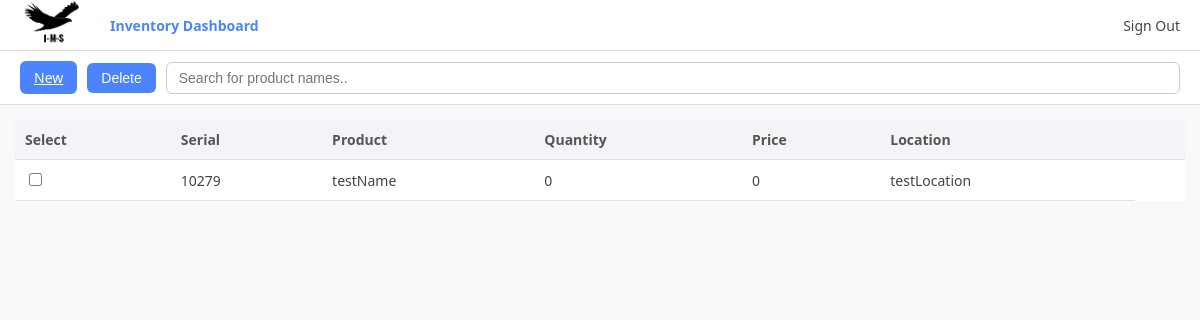
/userHome, run on an earlier commit of the app's database.
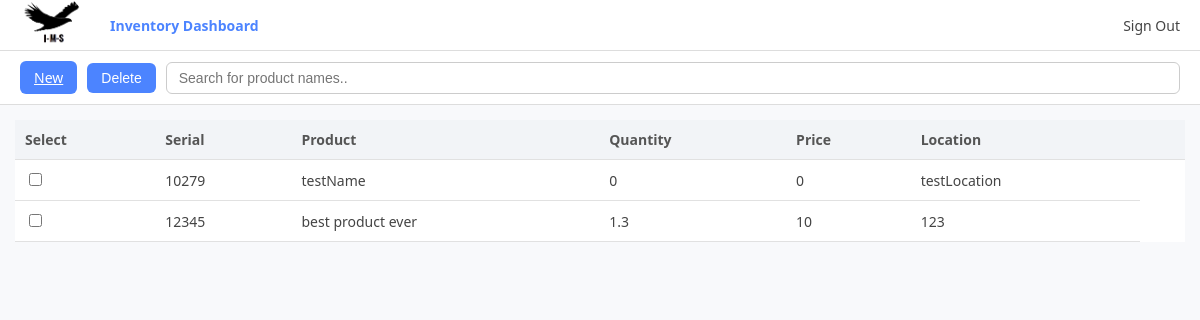
And on a later commit of the database.
### tables this page shows
CREATE TABLE INVENTORY ( UNIQUE_SERIAL_NUMBER INTEGER PRIMARY KEY AUTOINCREMENT,
                                                                Serial_Number INT,
                                                                Store varchar(50),
                                                                Product_Name varchar(100),
                                                                Quantity INT,
                                                                Price DECIMAL(10,2), 
                                                                Average_Stock INT);

### app.py (the view)
@app.route("/userHome", methods=["GET", "POST"])
def inventory_table():
    item = get_inventory_table()
    return render_template("userHome.html", item=item)

### app.py (called while the page is built)
def get_inventory_table():
    conn = sqlite3.connect("LoginData.db")
    cursor = conn.cursor()
    cursor.execute("SELECT * FROM INVENTORY;")
    row = cursor.fetchall()
    conn.close()
    return row

### templates/userHome.html (shortened to what this page needs)
<!DOCTYPE html>
<html lang="en">
<head>
<link rel="stylesheet" href="{{ url_for('static', filename='styles.css') }}">
</head>
<body>
<div class="top-menu">
    <img src="/static/Logo-Small.png" class="logo">
    <div class="active">Inventory Dashboard</div>
    <div class="info-right">
      <a href="/">Sign Out</a>
    </div>
</div>
<form action="{{url_for('delete_inventory')}}" method="post" id="deleteForm">
<div class="action-bar">
    <a href="{{ url_for('addInventory') }}" class="btn">New</a>
    <button type="submit" class="btn">Delete</button>
    <input type="text" id="searchInput" class="search-input" onkeyup="searchbar()" placeholder="Search for product names.." title="Type in a name">
</div>
<div class="page">
    <div class="main">
        <table id="inventoryTable">
          <thead>
              <tr>
                  <th>Select</th>
                  <th>Serial</th>
                  <th>Product</th>
                  <th>Quantity</th>
                  <th>Price</th>
                  <th>Location</th>
                  <th></th>
              </tr>
          </thead>
          <tbody>
              {% for row in item %}
              <tr>
                  <td><input type="checkbox" name="delete_ids" value="{{row[0]}}"></td>
                  <td>{{ row[1] }}</td>
                  <td>{{ row[3] }}</td>
                  <td>{{ row[5] }}</td>
                  <td>{{ row[4] }}</td>
                  <td>{{ row[2] }}</td>
              </tr>
              {% endfor %}
          </tbody>
      </table>
    </div>
</div>
</form>
</body>
</html>

### static/styles.css (style rules this page uses)
body { margin: 0; font-family: "Segoe UI", Arial, sans-serif; background: #f8f9fb; color: #444; }
.top-menu { display: flex; align-items: center; height: 50px; background: #ffffff; border-bottom: 1px solid #ddd; padding: 0 20px; gap: 25px; font-size: 14px; }
.top-menu div { cursor: pointer; }
.top-menu .active { font-weight: 600; color: #4c84ff; }
.action-bar { padding: 10px 20px; background: #ffffff; border-bottom: 1px solid #ddd; display: flex; gap: 10px; align-items: center; }
.search-input { flex: 1; padding: 7px 12px; font-size: 14px; border: 1px solid #ccc; border-radius: 6px; }
.btn { background: #4c84ff; border: none; padding: 7px 14px; border-radius: 6px; color: white; font-size: 14px; cursor: pointer; }
.page { display: flex; height: calc(100vh - 140px); }
.main { flex: 1; padding: 15px; overflow-x: auto; }
table { width: 100%; border-collapse: collapse; background: #ffffff; text-align: left; }
thead { background: #f2f4f7; }
th, td { padding: 10px; border-bottom: 1px solid #e1e1e1; font-size: 14px; }
th { font-weight: 600; color: #555; }
.info-right { margin-left: auto; display: flex; align-items: center; gap: 8px; }
.logo { height: 65px; width: 65px; border-radius: 50%; }
.top-menu a { cursor: pointer; text-decoration: none; color: inherit; }

What changed in the data, as far as the page shows it:
added INVENTORY: Serial_Number "12345", Product_Name "best product ever", Price "1.3", Quantity "10", Store "123"
